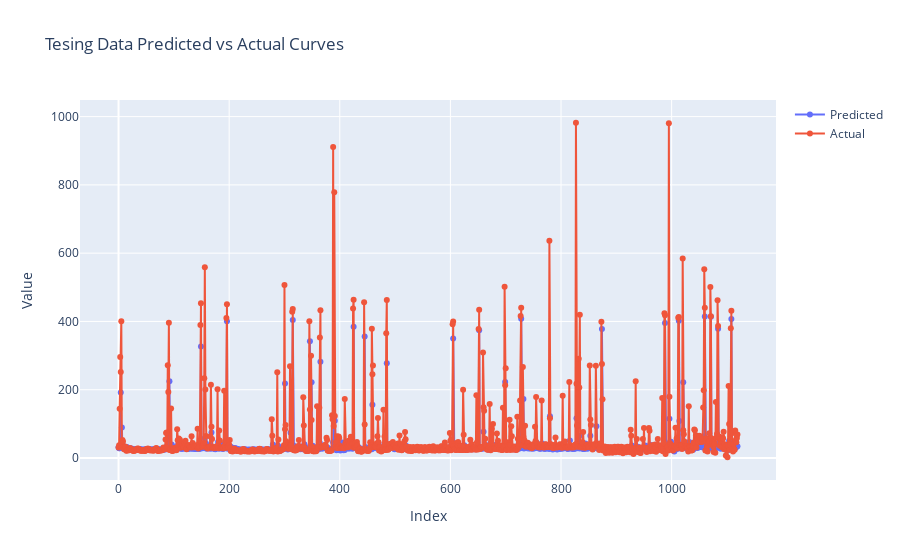

Notebook source saved alongside this figure:
### Markdown cell above
# Testing Data

### Code cell
Results_test = {}
y_hat = model.predict(x_test)
y_hat_inversed = min_max_scaler.inverse_transform(y_hat.reshape(-1,1)).flatten().tolist()
y_test_inversed = min_max_scaler.inverse_transform(y_test.reshape(-1,1)).flatten().tolist()

Results_test['y_hat'] =y_hat_inversed
Results_test['y_test'] =y_test_inversed
Results_test['Index'] = np.arange(0, len(y_test_inversed))
results_df_test = pd.DataFrame.from_dict(Results_test)
display(results_df_test)


# Plotting
fig = go.Figure()
fig.add_trace(go.Scatter(x=results_df_test['Index'], y=results_df_test['y_hat'], name='Predicted',mode='markers+lines'))
fig.add_trace(go.Scatter(x=results_df_test['Index'], y=results_df_test['y_test'], name='Actual' ,mode='markers+lines'))
fig.update_layout(
            xaxis_title='Index',
            yaxis_title='Value',
            title='Tesing Data Predicted vs Actual Curves'
        )
fig.show()

### Figure 1 — Plotly figure (JSON) as saved in the notebook; plotly's stock layout.template omitted (floating-point values rounded to 4 significant figures; data arrays with more than 128 entries replaced by an {"elided": "..."} marker saying what was removed)
{"data": [{"mode": "markers+lines", "name": "Predicted", "type": "scatter", "x": {"elided": "1120 int values"}, "y": {"elided": "1120 float values"}}, {"mode": "markers+lines", "name": "Actual", "type": "scatter", "x": {"elided": "1120 int values"}, "y": {"elided": "1120 float values"}}], "layout": {"title": {"text": "Tesing Data Predicted vs Actual Curves"}, "xaxis": {"title": {"text": "Index"}}, "yaxis": {"title": {"text": "Value"}}}}
